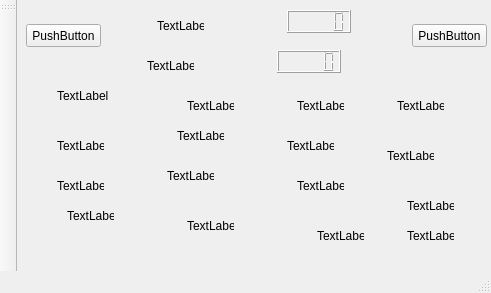
<?xml version="1.0" encoding="UTF-8"?>
<ui version="4.0">
 <class>MainWindow</class>
 <widget class="QMainWindow" name="MainWindow">
  <property name="geometry">
   <rect>
    <x>0</x>
    <y>0</y>
    <width>491</width>
    <height>293</height>
   </rect>
  </property>
  <property name="windowTitle">
   <string>MainWindow</string>
  </property>
  <widget class="QWidget" name="centralWidget">
   <widget class="QLCDNumber" name="lcd_bestscore">
    <property name="geometry">
     <rect>
      <x>270</x>
      <y>10</y>
      <width>64</width>
      <height>23</height>
     </rect>
    </property>
   </widget>
   <widget class="QLCDNumber" name="lcd_score">
    <property name="geometry">
     <rect>
      <x>260</x>
      <y>50</y>
      <width>64</width>
      <height>23</height>
     </rect>
    </property>
   </widget>
   <widget class="QPushButton" name="button_1">
    <property name="geometry">
     <rect>
      <x>9</x>
      <y>24</y>
      <width>75</width>
      <height>23</height>
     </rect>
    </property>
    <property name="text">
     <string>PushButton</string>
    </property>
   </widget>
   <widget class="QPushButton" name="button_2">
    <property name="geometry">
     <rect>
      <x>395</x>
      <y>24</y>
      <width>75</width>
      <height>23</height>
     </rect>
    </property>
    <property name="text">
     <string>PushButton</string>
    </property>
   </widget>
   <widget class="QLabel" name="label_1">
    <property name="geometry">
     <rect>
      <x>40</x>
      <y>80</y>
      <width>81</width>
      <height>31</height>
     </rect>
    </property>
    <property name="text">
     <string>TextLabel</string>
    </property>
   </widget>
   <widget class="QLabel" name="label_2">
    <property name="geometry">
     <rect>
      <x>170</x>
      <y>100</y>
      <width>47</width>
      <height>12</height>
     </rect>
    </property>
    <property name="text">
     <string>TextLabel</string>
    </property>
   </widget>
   <widget class="QLabel" name="label_3">
    <property name="geometry">
     <rect>
      <x>280</x>
      <y>100</y>
      <width>47</width>
      <height>12</height>
     </rect>
    </property>
    <property name="text">
     <string>TextLabel</string>
    </property>
   </widget>
   <widget class="QLabel" name="label_4">
    <property name="geometry">
     <rect>
      <x>380</x>
      <y>100</y>
      <width>47</width>
      <height>12</height>
     </rect>
    </property>
    <property name="text">
     <string>TextLabel</string>
    </property>
   </widget>
   <widget class="QLabel" name="label_5">
    <property name="geometry">
     <rect>
      <x>40</x>
      <y>140</y>
      <width>47</width>
      <height>12</height>
     </rect>
    </property>
    <property name="text">
     <string>TextLabel</string>
    </property>
   </widget>
   <widget class="QLabel" name="label_6">
    <property name="geometry">
     <rect>
      <x>160</x>
      <y>130</y>
      <width>47</width>
      <height>12</height>
     </rect>
    </property>
    <property name="text">
     <string>TextLabel</string>
    </property>
   </widget>
   <widget class="QLabel" name="label_7">
    <property name="geometry">
     <rect>
      <x>270</x>
      <y>140</y>
      <width>47</width>
      <height>12</height>
     </rect>
    </property>
    <property name="text">
     <string>TextLabel</string>
    </property>
   </widget>
   <widget class="QLabel" name="label_8">
    <property name="geometry">
     <rect>
      <x>370</x>
      <y>150</y>
      <width>47</width>
      <height>12</height>
     </rect>
    </property>
    <property name="text">
     <string>TextLabel</string>
    </property>
   </widget>
   <widget class="QLabel" name="label_9">
    <property name="geometry">
     <rect>
      <x>40</x>
      <y>180</y>
      <width>47</width>
      <height>12</height>
     </rect>
    </property>
    <property name="text">
     <string>TextLabel</string>
    </property>
   </widget>
   <widget class="QLabel" name="label_10">
    <property name="geometry">
     <rect>
      <x>150</x>
      <y>170</y>
      <width>47</width>
      <height>12</height>
     </rect>
    </property>
    <property name="text">
     <string>TextLabel</string>
    </property>
   </widget>
   <widget class="QLabel" name="label_11">
    <property name="geometry">
     <rect>
      <x>280</x>
      <y>180</y>
      <width>47</width>
      <height>12</height>
     </rect>
    </property>
    <property name="text">
     <string>TextLabel</string>
    </property>
   </widget>
   <widget class="QLabel" name="label_12">
    <property name="geometry">
     <rect>
      <x>390</x>
      <y>200</y>
      <width>47</width>
      <height>12</height>
     </rect>
    </property>
    <property name="text">
     <string>TextLabel</string>
    </property>
   </widget>
   <widget class="QLabel" name="label_13">
    <property name="geometry">
     <rect>
      <x>50</x>
      <y>210</y>
      <width>47</width>
      <height>12</height>
     </rect>
    </property>
    <property name="text">
     <string>TextLabel</string>
    </property>
   </widget>
   <widget class="QLabel" name="label_14">
    <property name="geometry">
     <rect>
      <x>170</x>
      <y>220</y>
      <width>47</width>
      <height>12</height>
     </rect>
    </property>
    <property name="text">
     <string>TextLabel</string>
    </property>
   </widget>
   <widget class="QLabel" name="label_15">
    <property name="geometry">
     <rect>
      <x>300</x>
      <y>230</y>
      <width>47</width>
      <height>12</height>
     </rect>
    </property>
    <property name="text">
     <string>TextLabel</string>
    </property>
   </widget>
   <widget class="QLabel" name="label_16">
    <property name="geometry">
     <rect>
      <x>390</x>
      <y>230</y>
      <width>47</width>
      <height>12</height>
     </rect>
    </property>
    <property name="text">
     <string>TextLabel</string>
    </property>
   </widget>
   <widget class="QLabel" name="label_bestscore">
    <property name="geometry">
     <rect>
      <x>140</x>
      <y>20</y>
      <width>47</width>
      <height>12</height>
     </rect>
    </property>
    <property name="text">
     <string>TextLabel</string>
    </property>
   </widget>
   <widget class="QLabel" name="label_score">
    <property name="geometry">
     <rect>
      <x>130</x>
      <y>60</y>
      <width>47</width>
      <height>12</height>
     </rect>
    </property>
    <property name="text">
     <string>TextLabel</string>
    </property>
   </widget>
  </widget>
  <widget class="QMenuBar" name="menuBar">
   <property name="enabled">
    <bool>true</bool>
   </property>
   <property name="geometry">
    <rect>
     <x>0</x>
     <y>0</y>
     <width>491</width>
     <height>21</height>
    </rect>
   </property>
  </widget>
  <widget class="QToolBar" name="mainToolBar">
   <property name="enabled">
    <bool>true</bool>
   </property>
   <attribute name="toolBarArea">
    <enum>LeftToolBarArea</enum>
   </attribute>
   <attribute name="toolBarBreak">
    <bool>false</bool>
   </attribute>
  </widget>
  <widget class="QStatusBar" name="statusBar">
   <property name="enabled">
    <bool>true</bool>
   </property>
  </widget>
 </widget>
 <layoutdefault spacing="6" margin="11"/>
 <resources/>
 <connections/>
</ui>
